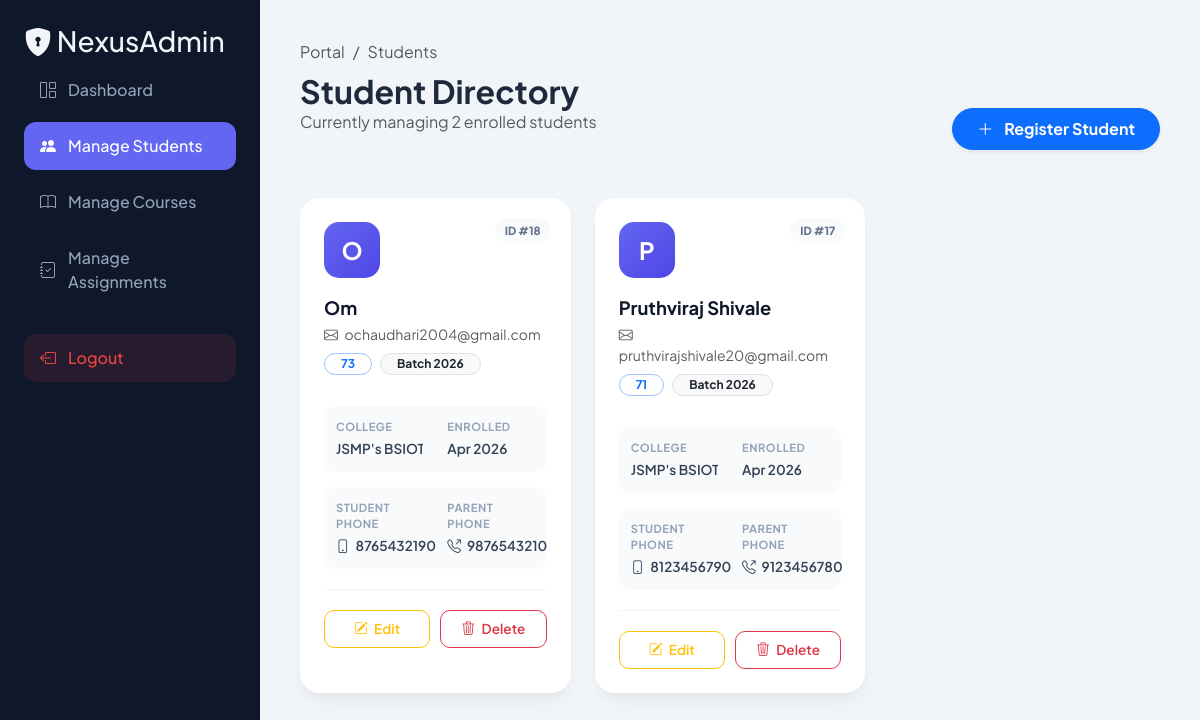
Page /admin/manage_students.php (signed in) on the committed database.
### tables this page shows
CREATE TABLE `students` (
  `id` int(11) NOT NULL,
  `name` varchar(100) NOT NULL,
  `roll_no` varchar(50) NOT NULL,
  `college` varchar(150) NOT NULL,
  `email` varchar(150) NOT NULL,
  `contact` varchar(20) NOT NULL,
  `parent_contact` varchar(20) DEFAULT NULL,
  `password` varchar(255) NOT NULL,
  `created_at` timestamp NOT NULL DEFAULT current_timestamp()
);

### admin/manage_students.php (the view, shortened to what this page needs)
<?php
require "../config.php";
$students = mysqli_query($conn, "SELECT * FROM students ORDER BY id DESC");
?>
<!DOCTYPE html>
<html lang="en">
<head>
    <link href="https://cdn.jsdelivr.net/npm/bootstrap@5.3.3/dist/css/bootstrap.min.css" rel="stylesheet">
    <link rel="stylesheet" href="https://cdn.jsdelivr.net/npm/bootstrap-icons@1.11.3/font/bootstrap-icons.min.css">
</head>
<body>
<div class="sidebar">
    <h3><i class="bi bi-shield-lock-fill"></i> <span>NexusAdmin</span></h3>
    <a href="admin_dashboard.php"><i class="bi bi-grid-1x2"></i> <span>Dashboard</span></a>
    <a href="manage_students.php" class="active"><i class="bi bi-people-fill"></i> <span>Manage Students</span></a>
    <a href="manage_courses.php"><i class="bi bi-book"></i> <span>Manage Courses</span></a>
    <a href="manage_assignments.php"><i class="bi bi-journal-check"></i> <span>Manage Assignments</span></a>
    <div style="margin-top: auto; padding-top: 20px;">
        <a href="../login.php" style="background: rgba(239, 68, 68, 0.1); color: #ef4444;">
            <i class="bi bi-box-arrow-left"></i> <span>Logout</span>
        </a>
    </div>
</div>
<div class="content">
    <div class="d-flex justify-content-between align-items-end mb-5">
        <div>
            <nav aria-label="breadcrumb">
                <ol class="breadcrumb mb-2">
                    <li class="breadcrumb-item"><a href="#" class="text-decoration-none text-muted">Portal</a></li>
                    <li class="breadcrumb-item active">Students</li>
                </ol>
            </nav>
            <h2 class="fw-bold mb-0">Student Directory</h2>
            <p class="text-muted">Currently managing <?= mysqli_num_rows($students) ?> enrolled students</p>
        </div>
        <button class="btn btn-primary px-4 py-2 rounded-pill fw-bold shadow-sm" data-bs-toggle="modal" data-bs-target="#addStudentModal">
            <i class="bi bi-plus-lg me-2"></i> Register Student
        </button>
    </div>
    <div class="row g-4">
        <?php while ($row = mysqli_fetch_assoc($students)): ?>
        <div class="col-xl-4 col-md-6">
            <div class="student-card">
                <span class="student-id-pill">ID #<?= $row['id']; ?></span>
                <div class="avatar-box">
                    <?= strtoupper(substr($row['name'], 0, 1)); ?>
                </div>
                <div class="student-name"><?= htmlspecialchars($row['name']); ?></div>
                <div class="small text-muted mb-2"><i class="bi bi-envelope me-1"></i> <?= htmlspecialchars($row['email']); ?></div>
                <div class="d-flex gap-2 mb-3">
                    <span class="badge bg-indigo-subtle text-primary border border-primary-subtle rounded-pill px-3">
                        <?= htmlspecialchars($row['roll_no']); ?>
                    </span>
                    <span class="badge bg-light text-dark border rounded-pill px-3">
                        Batch 2026
                    </span>
                </div>
                <div class="info-group">
                    <div class="row">
                        <div class="col-6">
                            <div class="info-label">College</div>
                            <div class="info-value text-truncate" title="<?= htmlspecialchars($row['college']); ?>">
                                <?= htmlspecialchars($row['college']); ?>
                            </div>
                        </div>
                        <div class="col-6">
                            <div class="info-label">Enrolled</div>
                            <div class="info-value"><?= date('M Y', strtotime($row['created_at'])); ?></div>
                        </div>
                    </div>
                </div>
                <div class="info-group">
                    <div class="row">
                        <div class="col-6">
                            <div class="info-label">Student Phone</div>
                            <div class="info-value"><i class="bi bi-phone"></i> <?= htmlspecialchars($row['contact']); ?></div>
                        </div>
                        <div class="col-6">
                            <div class="info-label">Parent Phone</div>
                            <div class="info-value"><i class="bi bi-telephone-outbound"></i> <?= htmlspecialchars($row['parent_contact']); ?></div>
                        </div>
                    </div>
                </div>
                <div class="card-actions">
                    <button
                        class="btn btn-outline-warning btn-action"
                        data-bs-toggle="modal"
                        data-bs-target="#editStudentModal"
                        onclick="editStudent(
                            '<?= $row['id']; ?>',
                            '<?= addslashes($row['name']); ?>',
                            '<?= addslashes($row['roll_no']); ?>',
                            '<?= addslashes($row['college']); ?>',
                            '<?= addslashes($row['email']); ?>',
                            '<?= addslashes($row['contact']); ?>',
                            '<?= addslashes($row['parent_contact']); ?>'
                        )"
                    >
                        <i class="bi bi-pencil-square me-1"></i> Edit
                    </button>
                    <a href="student_delete.php?id=<?= $row['id']; ?>"
                       onclick="return confirm('Delete this student permanently?');"
                       class="btn btn-outline-danger btn-action">
                        <i class="bi bi-trash3 me-1"></i> Delete
                    </a>
                </div>
            </div>
        </div>
        <?php endwhile; ?>
    </div>
</div>
</body>
</html>

### admin/manage_students.php (style rules this page uses)
:root { --brand-primary: #6366f1; --sidebar-bg: #0f172a; --body-bg: #f1f5f9; --card-shadow: 0 10px 15px -3px rgba(0, 0, 0, 0.05), 0 4px 6px -2px rgba(0, 0, 0, 0.02); }
body { font-family: 'Plus Jakarta Sans', sans-serif; background-color: var(--body-bg); color: #1e293b; }
.sidebar { width: 260px; height: 100vh; background: var(--sidebar-bg); position: fixed; padding: 24px; color: #f1f5f9; z-index: 1000; }
.sidebar a { display: flex; align-items: center; padding: 12px 16px; color: #94a3b8; text-decoration: none; margin-bottom: 8px; border-radius: 12px; font-weight: 500; transition: 0.2s; gap: 12px; }
.sidebar a.active { background: var(--brand-primary); color: white; }
.content { margin-left: 260px; padding: 40px; }
.student-card { background: #ffffff; border: none; border-radius: 20px; padding: 24px; height: 100%; transition: all 0.3s ease; box-shadow: var(--card-shadow); display: flex; flex-direction: column; position: relative; }
.student-id-pill { position: absolute; top: 20px; right: 20px; background: #f8fafc; color: #64748b; font-size: 0.7rem; font-weight: 800; padding: 4px 10px; border-radius: 100px; }
.avatar-box { width: 56px; height: 56px; background: linear-gradient(135deg, #6366f1 0%, #4f46e5 100%); color: white; border-radius: 15px; display: flex; align-items: center; justify-content: center; font-size: 1.5rem; font-weight: 700; margin-bottom: 16px; }
.student-name { font-weight: 700; font-size: 1.15rem; margin-bottom: 2px; color: #0f172a; }
.info-group { background: #f8fafc; border-radius: 12px; padding: 12px; margin-top: 15px; }
.info-label { font-size: 0.7rem; text-transform: uppercase; letter-spacing: 0.5px; color: #94a3b8; font-weight: 700; margin-bottom: 4px; }
.info-value { font-size: 0.85rem; font-weight: 600; color: #334155; display: flex; align-items: center; gap: 6px; }
.card-actions { margin-top: 20px; padding-top: 20px; border-top: 1px solid #f1f5f9; display: flex; gap: 10px; }
.btn-action { flex: 1; border-radius: 10px; font-weight: 600; font-size: 0.85rem; padding: 8px; }

### rows in the picture
students: id "18", name "O", name "Om", email "ochaudhari2004@gmail.com", roll_no "73", college "JSMP's BSI…", created_at "Apr 2026", contact "8765432190", parent_contact "9876543210"
students: id "17", name "P", name "Pruthviraj Shivale", email "pruthvirajshivale20@gmail.com", roll_no "71", college "JSMP's BSI…", created_at "Apr 2026", contact "8123456790", parent_contact "9123456780"

### other values in the picture
mysqli_num_rows($students) "2"
